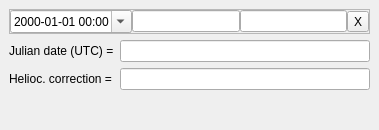
<?xml version="1.0" encoding="UTF-8"?>
<ui version="4.0">
 <class>CHeliocentricCorrectionDockWidget</class>
 <widget class="QDockWidget" name="CHeliocentricCorrectionDockWidget">
  <property name="geometry">
   <rect>
    <x>0</x>
    <y>0</y>
    <width>379</width>
    <height>130</height>
   </rect>
  </property>
  <property name="windowTitle">
   <string>DockWidget</string>
  </property>
  <widget class="QWidget" name="dockWidgetContents">
   <layout class="QVBoxLayout" name="verticalLayout">
    <item>
     <widget class="QFrame" name="frame_3">
      <property name="frameShape">
       <enum>QFrame::StyledPanel</enum>
      </property>
      <property name="frameShadow">
       <enum>QFrame::Raised</enum>
      </property>
      <layout class="QHBoxLayout" name="horizontalLayout_4">
       <property name="spacing">
        <number>0</number>
       </property>
       <property name="leftMargin">
        <number>0</number>
       </property>
       <property name="topMargin">
        <number>0</number>
       </property>
       <property name="rightMargin">
        <number>0</number>
       </property>
       <property name="bottomMargin">
        <number>0</number>
       </property>
       <item>
        <widget class="QDateTimeEdit" name="dateTimeEdit">
         <property name="sizePolicy">
          <sizepolicy hsizetype="Expanding" vsizetype="Fixed">
           <horstretch>1</horstretch>
           <verstretch>0</verstretch>
          </sizepolicy>
         </property>
         <property name="displayFormat">
          <string>yyyy-MM-dd HH:mm</string>
         </property>
         <property name="calendarPopup">
          <bool>true</bool>
         </property>
        </widget>
       </item>
       <item>
        <widget class="QLineEdit" name="lonEdit">
         <property name="sizePolicy">
          <sizepolicy hsizetype="Expanding" vsizetype="Fixed">
           <horstretch>1</horstretch>
           <verstretch>0</verstretch>
          </sizepolicy>
         </property>
         <property name="maxLength">
          <number>128</number>
         </property>
        </widget>
       </item>
       <item>
        <widget class="QLineEdit" name="latEdit">
         <property name="sizePolicy">
          <sizepolicy hsizetype="Expanding" vsizetype="Fixed">
           <horstretch>1</horstretch>
           <verstretch>0</verstretch>
          </sizepolicy>
         </property>
         <property name="maxLength">
          <number>128</number>
         </property>
        </widget>
       </item>
       <item>
        <widget class="QToolButton" name="resetButton">
         <property name="text">
          <string notr="true">X</string>
         </property>
        </widget>
       </item>
      </layout>
     </widget>
    </item>
    <item>
     <layout class="QGridLayout" name="gridLayout">
      <item row="0" column="1">
       <widget class="QLineEdit" name="jdEdit"/>
      </item>
      <item row="0" column="0">
       <widget class="QLabel" name="jdLabel">
        <property name="text">
         <string>Julian date (UTC) =</string>
        </property>
       </widget>
      </item>
      <item row="1" column="0">
       <widget class="QLabel" name="label">
        <property name="text">
         <string>Helioc. correction =</string>
        </property>
       </widget>
      </item>
      <item row="1" column="1">
       <widget class="QLineEdit" name="lineEdit">
        <property name="readOnly">
         <bool>true</bool>
        </property>
       </widget>
      </item>
     </layout>
    </item>
    <item>
     <spacer name="verticalSpacer">
      <property name="orientation">
       <enum>Qt::Vertical</enum>
      </property>
      <property name="sizeHint" stdset="0">
       <size>
        <width>20</width>
        <height>40</height>
       </size>
      </property>
     </spacer>
    </item>
   </layout>
  </widget>
 </widget>
 <resources/>
 <connections/>
</ui>
